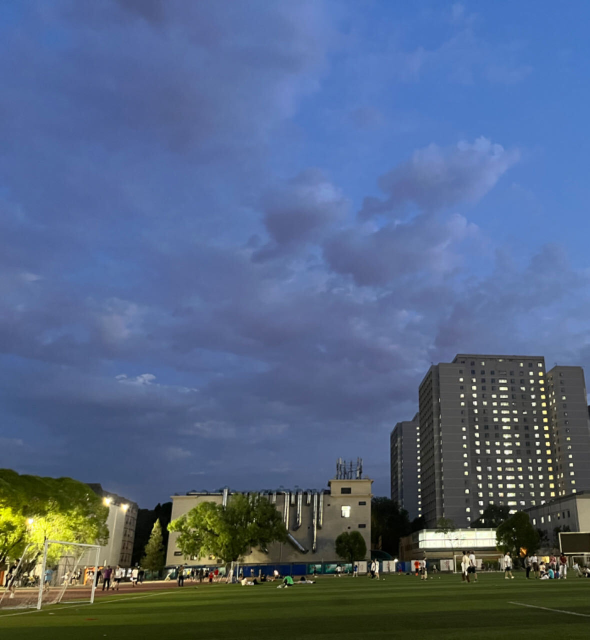
#> input picture image/left.jpg, 1179 x 1280 px (shown at 1/2 size)
$ python -i Stitcher.py   (imports and definitions only)
#> lines starting #> are read from the running program, lines starting #| are printed output that depends on the picture
import numpy as np
import cv2

class Stitcher:
  #拼接函数
	def stitch(self, images, ratio=0.75, reprojThresh=4.0,showMatches=False):
		#获取输入图片
		(imageB, imageA) = images
		#检测A、B图片的SIFT关键特征点，并计算特征描述子
		(kpsA, featuresA) = self.detectAndDescribe(imageA)
		(kpsB, featuresB) = self.detectAndDescribe(imageB)

		# 匹配两张图片的所有特征点，返回匹配结果
		M = self.matchKeypoints(kpsA, kpsB, featuresA, featuresB, ratio, reprojThresh)

		# 如果返回结果为空，没有匹配成功的特征点，退出算法
		if M is None:
			return None

		# 否则，提取匹配结果
		# H是3x3视角变换矩阵
		(matches, H, status) = M
		# 将图片A进行视角变换，result是变换后图片
		result = cv2.warpPerspective(imageA, H, (imageA.shape[1] + imageB.shape[1], imageA.shape[0]))
		# 将图片B传入result图片最左端
		result[0:imageB.shape[0], 0:imageB.shape[1]] = imageB

		# 检测是否需要显示图片匹配
		if showMatches:
			# 生成匹配图片
			vis = self.drawMatches(imageA, imageB, kpsA, kpsB, matches, status)
			# 返回结果
			return (result, vis)

		# 返回匹配结果
		return result

	# [63 lines left out: functions detectAndDescribe, matchKeypoints, drawMatches, not called in this run]

>>> import cv2
>>> picture = cv2.imread('image/left.jpg', cv2.IMREAD_GRAYSCALE)
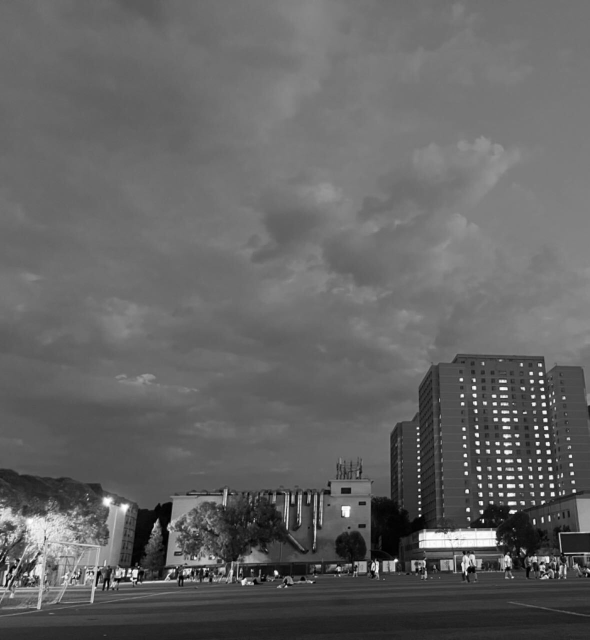
#> picture: shape (1280, 1179) (shown at 1/2 size); min 0, max 255, mean 99.5
>>> result = Stitcher().stitch(picture)
#> (the run stopped early here; a loop or call above may not have finished)

$ run again, on image/plain.jpg
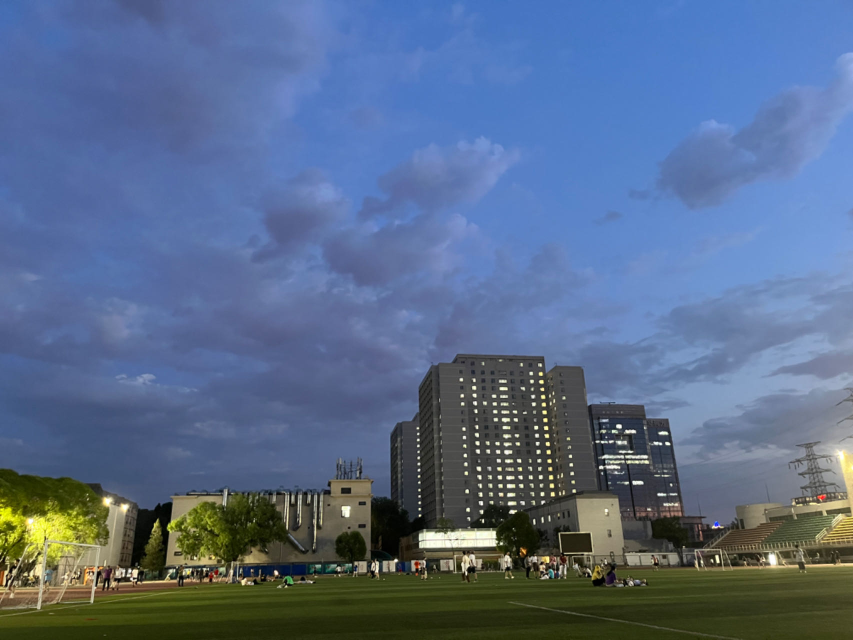
#> input picture image/plain.jpg, 1706 x 1280 px (shown at 1/2 size)
#> `picture = cv2.imread('image/left.jpg', cv2.IMREAD_GRAYSCALE)`:
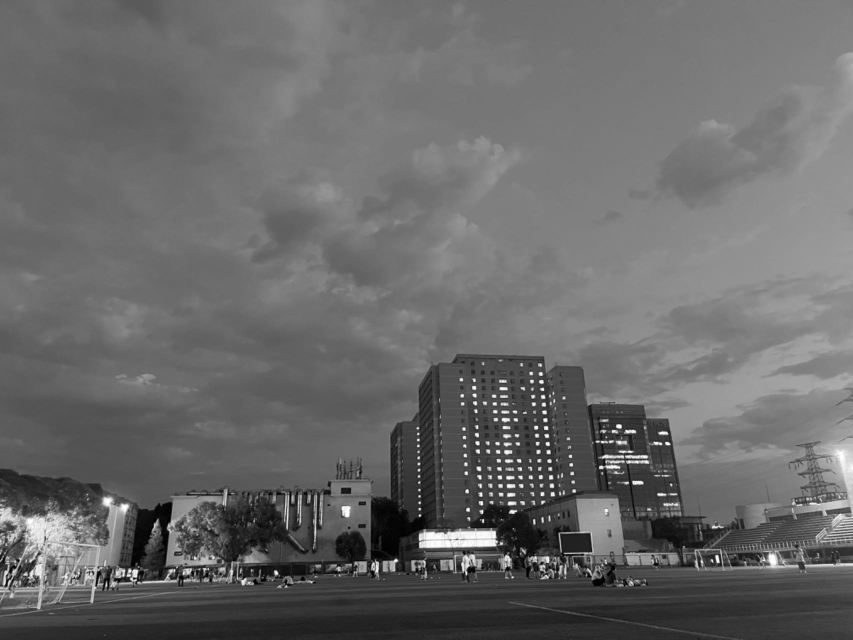
#> picture: shape (1280, 1706) (shown at 1/2 size); min 0, max 255, mean 105.2

$ run again, on image/right.jpg
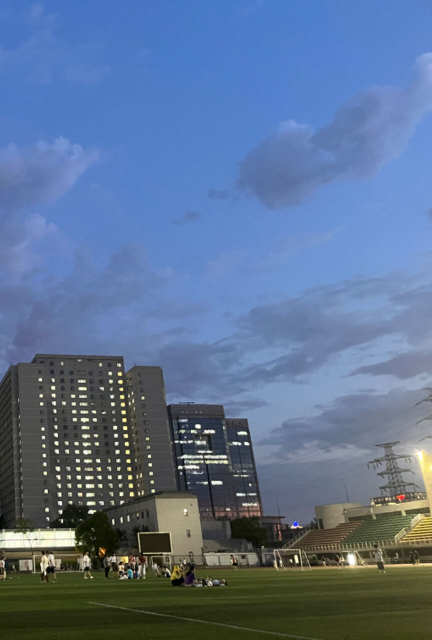
#> input picture image/right.jpg, 864 x 1280 px (shown at 1/2 size)
#> `picture = cv2.imread('image/left.jpg', cv2.IMREAD_GRAYSCALE)`:
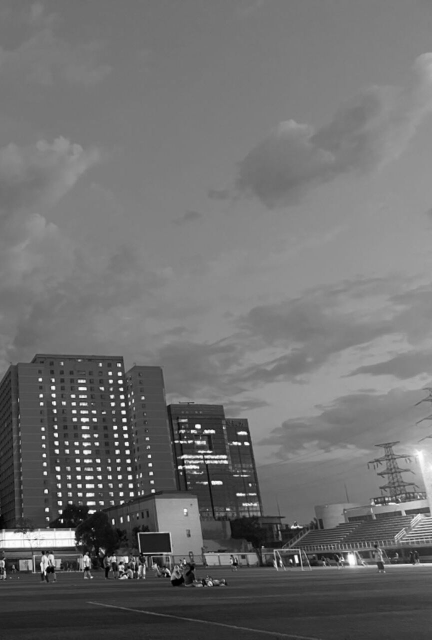
#> picture: shape (1280, 864) (shown at 1/2 size); min 0, max 255, mean 111.2
